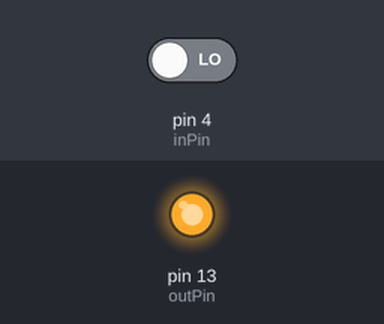
Simulated run of this sketch. Board: Arduino Uno, built with avr-gcc and run on an emulated ATmega328P. Shown: output pins drawn as LEDs (lit = HIGH). Inputs (shaded band) come from the test bench; at power-on: pin 4 (inPin) LOW.

Above: at 1.2 s.
1.3 s: pin 4 (inPin) driven HIGH
At 2.3 s:
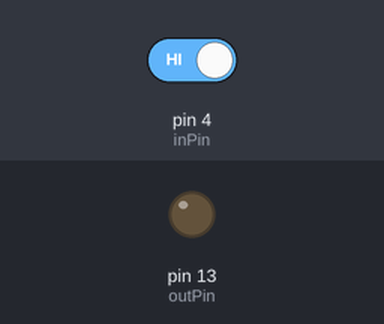
Timing chart, 0 to 4.3 s (numbered marks = the images above; inputs shaded):
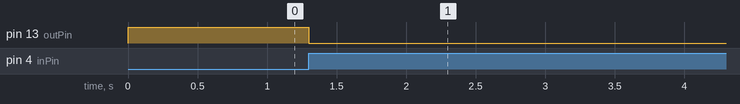

Measured:
- after the input at 1.3 s, pin 13 (outPin): HIGH → LOW at once

The sketch:

switchToggle_with_debounce.ino
```cpp
int inPin = 4;         // the number of the input pin
int outPin = 13;       // the number of the output pin

int state = HIGH;      // the current state of the output pin
int reading;           // the current reading from the input pin
int previous = LOW;    // the previous reading from the input pin
long lastTime = 0;     // the last time the output pin was toggled
long debounce = 200;   // the debounce time, increase if the output flickers

void setup()
{
  pinMode(inPin, INPUT);
  pinMode(outPin, OUTPUT);
}

void loop()
{
  reading = digitalRead(inPin);

  // if the input just went from LOW and HIGH and we've waited long enough
  // to ignore any noise on the circuit, toggle the output pin and remember
  // the time
  if (reading == HIGH && previous == LOW && millis() - lastTime > debounce) {
    if (state == HIGH)
      state = LOW;
    else
      state = HIGH;

    lastTime = millis();
  }
  digitalWrite(outPin, state);
  previous = reading;
}
```
